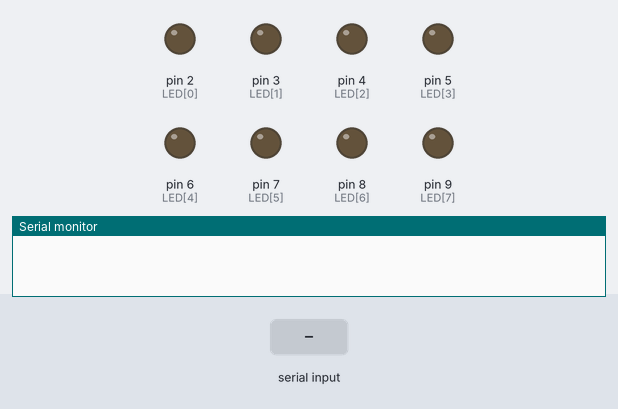
The sketch below on a simulated Arduino Uno, built with avr-gcc and run on an emulated ATmega328P. Shown: output pins drawn as LEDs (lit = HIGH), the last lines printed to the serial monitor. The inputs (shaded band) are chosen by the test bench.

Above: at 1.2 s.
1.3 s: "5\n" received over Serial
At 2.5 s:
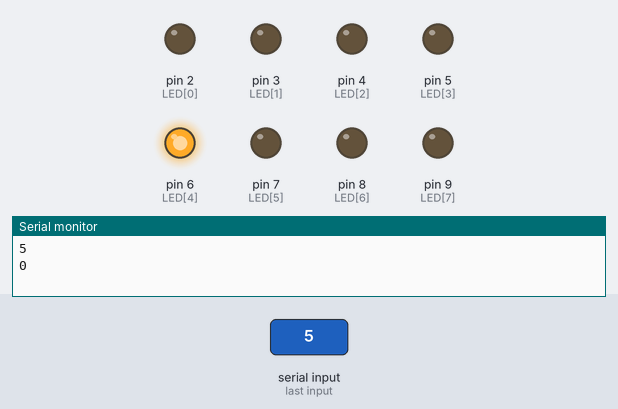
Timing chart, 0 to 4.3 s (numbered marks = the images above; inputs shaded):
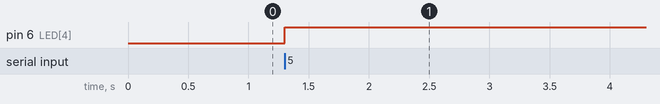

Measured:
- after the input at 1.3 s, pin 6 (LED[4]): LOW → HIGH at once

The sketch:

Serial_selectLED.ino
```cpp
byte LED[] = {2, 3, 4, 5, 6, 7, 8, 9};
byte a[] = {0, 0, 0, 0, 0, 0, 0, 0};
void setup() {
  Serial.begin(9600);
  for(int i = 0; i < 8; i++)
    pinMode(LED[i], OUTPUT);
}

void loop() {
  if(Serial.available()){
   int i = Serial.parseInt();
   Serial.println(i);
   i--;
   a[i] = a[i]^1;
   digitalWrite(LED[i], a[i]);
  }
}
```
